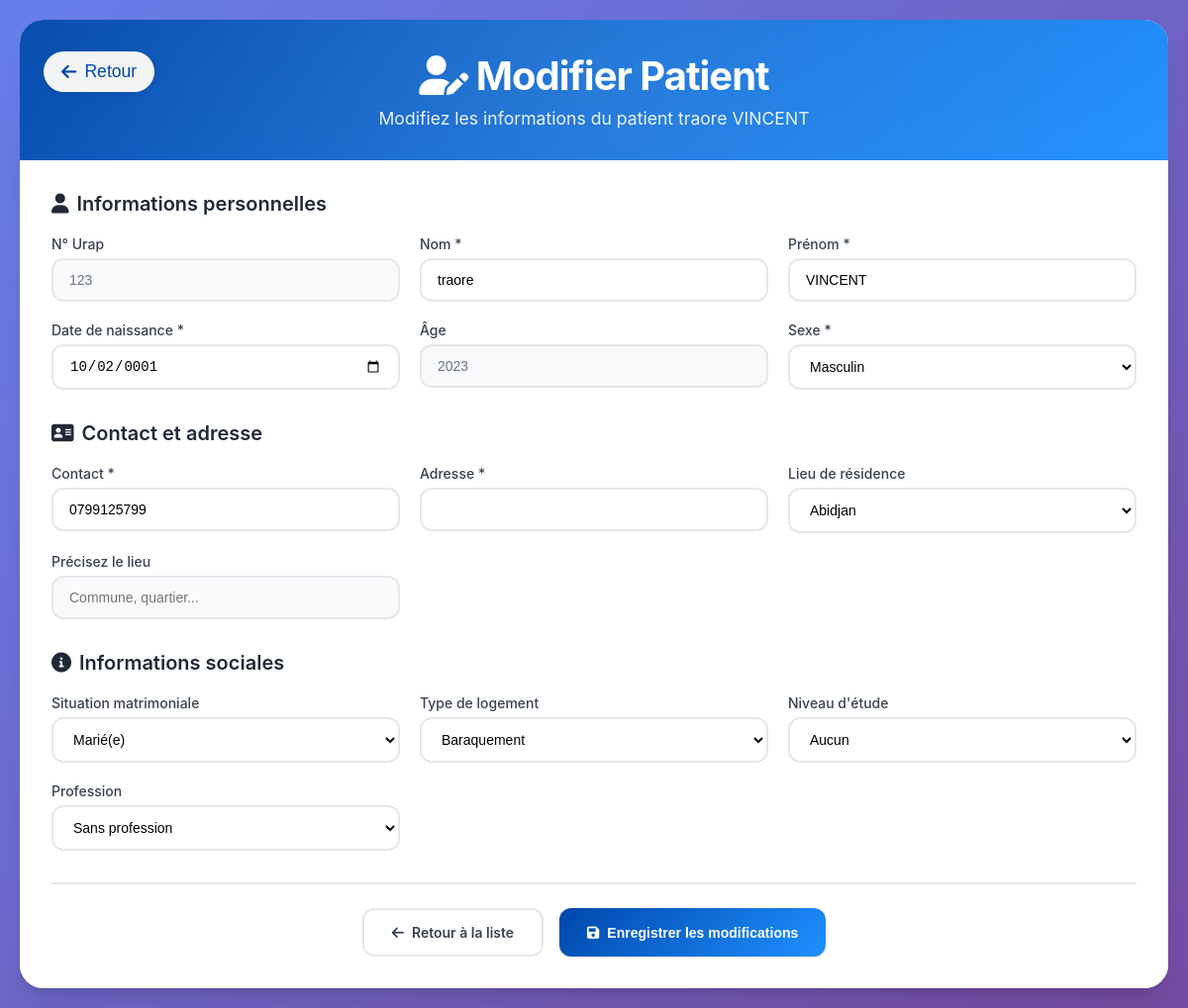
/page/modifpatient.php?idU=123 (signed in), run on the app's committed database.
### tables this page shows
CREATE TABLE IF NOT EXISTS `patient` (
  `Numero_urap` varchar(15) NOT NULL,
  `Nom_patient` varchar(20) NOT NULL,
  `Prenom_patient` varchar(30) NOT NULL,
  `Age` int NOT NULL,
  `Sexe_patient` varchar(10) NOT NULL,
  `Date_naissance` date NOT NULL,
  `Contact_patient` varchar(15) NOT NULL,
  `Situation_matrimoniale` varchar(25) NOT NULL,
  `Lieu_résidence` varchar(30) NOT NULL,
  `Precise` varchar(35) NOT NULL,
  `Type_logement` varchar(25) NOT NULL,
  `Niveau_etude` varchar(15) NOT NULL,
  `Profession` varchar(25) NOT NULL
);

### page/modifpatient.php (the view, shortened to what this page needs)
<?php
require_once("connexion.php");
$Numero_urap = isset($_GET['idU']) ? $_GET['idU'] : null;
$stmt = $pdo->prepare("SELECT * FROM patient WHERE Numero_urap = ?");
$stmt->execute([$Numero_urap]);
$patient = $stmt->fetch(PDO::FETCH_ASSOC);
$N_Urap = htmlspecialchars($patient['Numero_urap']);
$Nom = htmlspecialchars($patient['Nom_patient']);
$Prenom = htmlspecialchars($patient['Prenom_patient']);
$Age = htmlspecialchars($patient['Age']);
$SexeP = htmlspecialchars($patient['Sexe_patient']);
$datenaiss = htmlspecialchars($patient['Date_naissance']);
$contact = htmlspecialchars($patient['Contact_patient']);
$SituaM = htmlspecialchars($patient['Situation_matrimoniale']);
$reside = htmlspecialchars($patient['Lieu_résidence']);
$Precise = htmlspecialchars($patient['Precise']);
$Type_log = htmlspecialchars($patient['Type_logement']);
$NiveauE = htmlspecialchars($patient['Niveau_etude']);
$Profession = htmlspecialchars($patient['Profession']);
$Adresse = isset($patient['Adresse']) ? htmlspecialchars($patient['Adresse']) : '';
?>
<!DOCTYPE html>
<html lang="fr">
<head>
    <link href="https://cdnjs.cloudflare.com/ajax/libs/font-awesome/6.0.0/css/all.min.css" rel="stylesheet">
</head>
<body>
    <div class="container">
        <div class="header">
            <button onclick="window.history.back()" class="btn-retour">
                <i class="fas fa-arrow-left"></i> Retour
            </button>
            <h1><i class="fas fa-user-edit"></i> Modifier Patient</h1>
            <p>Modifiez les informations du patient <?php echo $Nom . ' ' . $Prenom; ?></p>
        </div>
        <div class="content-area">
            <form method="POST" action="update_patient.php" id="patientForm">
                <div class="form-section">
                    <h2 class="section-title">
                        <i class="fas fa-user"></i>
                        Informations personnelles
                    </h2>
                    <div class="form-grid">
                        <div class="form-field">
                            <label class="form-label">N° Urap</label>
                            <input type="text" class="form-input" value="<?php echo $N_Urap; ?>" readonly>
                        </div>
                        <div class="form-field">
                            <label class="form-label">Nom *</label>
                            <input type="text" class="form-input" name="Nom" value="<?php echo $Nom; ?>" required>
                        </div>
                        <div class="form-field">
                            <label class="form-label">Prénom *</label>
                            <input type="text" class="form-input" name="Prenom" value="<?php echo $Prenom; ?>" required>
                        </div>
                        <div class="form-field">
                            <label class="form-label">Date de naissance *</label>
                            <input type="date" class="form-input" id="datenaiss" name="datenaiss" value="<?php echo $datenaiss; ?>" required>
                        </div>
                        <div class="form-field">
                            <label class="form-label">Âge</label>
                            <input type="text" class="form-input" id="Age" name="Age" value="<?php echo $Age; ?>" readonly>
                        </div>
                        <div class="form-field">
                            <label class="form-label">Sexe *</label>
                            <select class="form-select" name="SexeP" required>
                                <option value="Masculin" <?php if($SexeP == "Masculin") echo "selected"; ?>>Masculin</option>
                            </select>
                        </div>
                    </div>
                </div>
                <div class="form-section">
                    <h2 class="section-title">
                        <i class="fas fa-address-card"></i>
                        Contact et adresse
                    </h2>
                    <div class="form-grid">
                        <div class="form-field">
                            <label class="form-label">Contact *</label>
                            <input type="tel" class="form-input" name="contact" value="<?php echo $contact; ?>" required>
                        </div>
                        <div class="form-field">
                            <label class="form-label">Adresse *</label>
                            <input type="text" class="form-input" name="Adresse" value="<?php echo $Adresse; ?>" required>
                        </div>
                        <div class="form-field">
                            <label class="form-label">Lieu de résidence</label>
                            <select class="form-select" id="reside" name="reside">
                                <option value="Abidjan" <?php if($reside == "Abidjan") echo "selected"; ?>>Abidjan</option>
                            </select>
                        </div>
                        <div class="form-field">
                            <label class="form-label">Précisez le lieu</label>
                            <input type="text" class="form-input" id="Precise" name="Precise" value="<?php echo $Precise; ?>" placeholder="Commune, quartier...">
                        </div>
                    </div>
                </div>
                <div class="form-section">
                    <h2 class="section-title">
                        <i class="fas fa-info-circle"></i>
                        Informations sociales
                    </h2>
                    <div class="form-grid">
                        <div class="form-field">
                            <label class="form-label">Situation matrimoniale</label>
                            <select class="form-select" name="SituaM">
                                <option value="Marié" <?php if($SituaM == "Marié") echo "selected"; ?>>Marié(e)</option>
                            </select>
                        </div>
                        <div class="form-field">
                            <label class="form-label">Type de logement</label>
                            <select class="form-select" name="Type_log">
                                <option value="Baraquement" <?php if($Type_log == "Baraquement") echo "selected"; ?>>Baraquement</option>
                            </select>
                        </div>
                        <div class="form-field">
                            <label class="form-label">Niveau d'étude</label>
                            <select class="form-select" name="NiveauE">
                                <option value="Aucun" <?php if($NiveauE == "Aucun") echo "selected"; ?>>Aucun</option>
                            </select>
                        </div>
                        <div class="form-field">
                            <label class="form-label">Profession</label>
                            <select class="form-select" name="Profession">
                                <option value="Sans profession" <?php if($Profession == "Sans profession") echo "selected"; ?>>Sans profession</option>
                            </select>
                        </div>
                    </div>
                </div>
                <div class="actions">
                    <a href="Liste_patient.php" class="btn btn-secondary">
                        <i class="fas fa-arrow-left"></i>
                        Retour à la liste
                    </a>
                    <button type="submit" class="btn btn-primary">
                        <i class="fas fa-save"></i>
                        Enregistrer les modifications
                    </button>
                </div>
            </form>
        </div>
    </div>
</body>
</html>

### page/modifpatient.php (style rules this page uses)
:root { --primary: #0047ab; --primary-light: #1e90ff; --primary-dark: #003380; --secondary: #f8fafc; --accent: #10b981; --danger: #ef4444; --warning: #f59e0b; --success: #22c55e; --gray-50: #f9fafb; --gray-100: #f3f4f6; --gray-200: #e5e7eb; --gray-300: #d1d5db; --gray-400: #9ca3af; --gray-500: #6b7280; --gray-600: #4b5563; --gray-700: #374151; --gray-800: #1f2937; --gray-900: #111827; --shadow-sm: 0 1px 2px 0 rgb(0 0 0 / 0.05); --shadow: 0 1px 3px 0 rgb(0 0 0 / 0.1), 0 1px 2px -1px rgb(0 0 0 / 0.1); --shadow-md: 0 4px 6px -1px rgb(0 0 0 / 0.1), 0 2px 4px -2px rgb(0 0 0 / 0.1); --shadow-lg: 0 10px 15px -3px rgb(0 0 0 / 0.1), 0 4px 6px -4px rgb(0 0 0 / 0.1); --shadow-xl: 0 20px 25px -5px rgb(0 0 0 / 0.1), 0 8px 10px -6px rgb(0 0 0 / 0.1); }
* { margin: 0; padding: 0; box-sizing: border-box; }
body { font-family: 'Inter', -apple-system, BlinkMacSystemFont, 'Segoe UI', Roboto, sans-serif; background: linear-gradient(135deg, #667eea 0%, #764ba2 100%); min-height: 100vh; padding: 20px; color: var(--gray-800); }
.container { max-width: 1200px; margin: 0 auto; background: rgba(255, 255, 255, 0.95); backdrop-filter: blur(10px); border-radius: 24px; box-shadow: var(--shadow-xl); overflow: hidden; animation: slideUp 0.6s ease-out; }
.header { background: linear-gradient(135deg, var(--primary) 0%, var(--primary-light) 100%); color: white; padding: 32px; text-align: center; position: relative; overflow: hidden; }
.header::before { content: ''; position: absolute; top: -50%; left: -50%; width: 200%; height: 200%; background: radial-gradient(circle, rgba(255,255,255,0.1) 0%, transparent 70%); animation: rotate 20s linear infinite; }
.header h1 { font-size: 2.5rem; font-weight: 700; letter-spacing: -0.025em; position: relative; z-index: 1; }
.header p { font-size: 1.1rem; opacity: 0.9; margin-top: 8px; position: relative; z-index: 1; }
.btn-retour { position: absolute; left: 24px; top: 32px; background: var(--gray-100); border: none; border-radius: 50px; padding: 10px 18px; font-size: 1.1em; box-shadow: 0 2px 8px rgba(0,0,0,0.07); color: var(--primary); cursor: pointer; display: flex; align-items: center; gap: 8px; transition: background 0.2s; z-index: 2; }
.content-area { padding: 32px; background: white; }
.form-section { margin-bottom: 32px; }
.section-title { font-size: 1.25rem; font-weight: 600; color: var(--gray-800); margin-bottom: 20px; display: flex; align-items: center; gap: 8px; }
.form-grid { display: grid; grid-template-columns: repeat(auto-fit, minmax(280px, 1fr)); gap: 20px; }
.form-field { position: relative; }
.form-label { display: block; font-size: 0.875rem; font-weight: 500; color: var(--gray-700); margin-bottom: 6px; }
.form-input { width: 100%; padding: 12px 16px; border: 2px solid var(--gray-200); border-radius: 12px; font-size: 14px; transition: all 0.2s ease; background: white; }
.form-input:disabled, .form-input[readonly] { background: var(--gray-50); color: var(--gray-500); }
.form-select { width: 100%; padding: 12px 16px; border: 2px solid var(--gray-200); border-radius: 12px; font-size: 14px; background: white; cursor: pointer; transition: all 0.2s ease; }
.actions { display: flex; gap: 16px; justify-content: center; flex-wrap: wrap; margin-top: 32px; padding-top: 24px; border-top: 2px solid var(--gray-200); }
.btn { padding: 14px 28px; border: none; border-radius: 12px; font-size: 14px; font-weight: 600; cursor: pointer; transition: all 0.2s ease; text-decoration: none; display: inline-flex; align-items: center; gap: 8px; min-width: 120px; justify-content: center; }
.btn-primary { background: linear-gradient(135deg, var(--primary) 0%, var(--primary-light) 100%); color: white; box-shadow: var(--shadow); }
.btn-secondary { background: white; color: var(--gray-700); border: 2px solid var(--gray-200); }

### data on the page
patient: Nom_patient "traore", Prenom_patient "VINCENT", Numero_urap "123", Nom "traore", Prenom "VINCENT", datenaiss "10/02/0001", Age "2023", SexeP "Masculin", contact "0799125799", reside "Abidjan", SituaM "Marié(e)", Type_log "Baraquement", NiveauE "Aucun", Profession "Sans profession"
